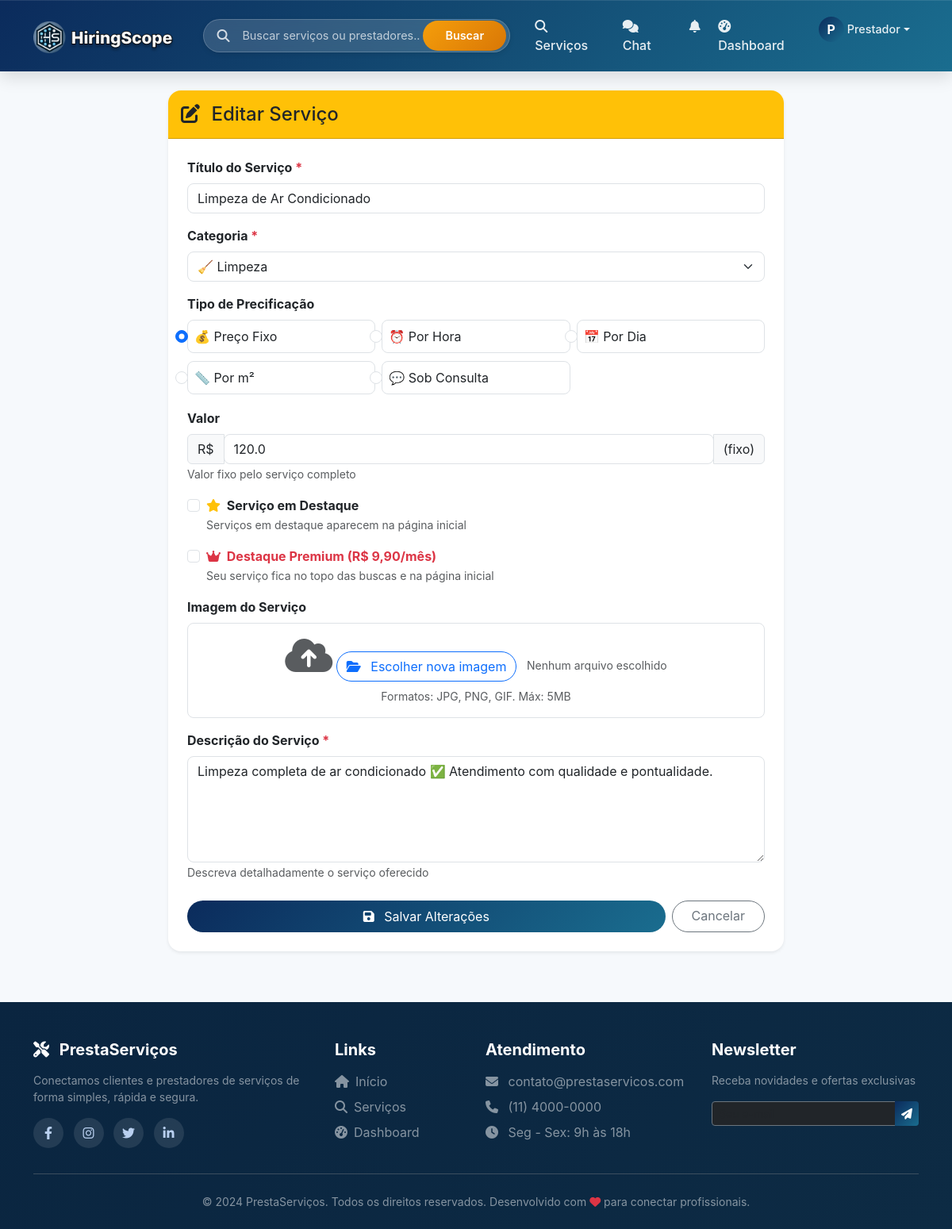
The app's page /servico/editar/46 (signed in) with its own data.
### models.py (models this page shows, shortened)
class Usuario(UserMixin, db.Model):
    __tablename__ = 'usuarios'
    id = db.Column(db.Integer, primary_key=True)
    nome = db.Column(db.String(100), nullable=False)
    email = db.Column(db.String(100), unique=True, nullable=False)
    senha_hash = db.Column(db.String(200), nullable=False)
    telefone = db.Column(db.String(20))
    tipo = db.Column(db.String(20), nullable=False)  # cliente, prestador
    is_admin = db.Column(db.Boolean, default=False)
    data_cadastro = db.Column(db.DateTime, default=datetime.utcnow)
    foto_perfil = db.Column(db.String(200), default='default.jpg')
    foto_url = db.Column(db.String(500), nullable=True)
    descricao = db.Column(db.Text)
    servicos_oferecidos = db.relationship('Servico', back_populates='prestador', lazy=True)
    avaliacoes_recebidas = db.relationship('Avaliacao', foreign_keys='Avaliacao.prestador_id', back_populates='prestador', lazy=True)
    avaliacoes_feitas = db.relationship('Avaliacao', foreign_keys='Avaliacao.cliente_id', back_populates='cliente', lazy=True)
    favoritos = db.relationship('Favorito', foreign_keys='Favorito.cliente_id', back_populates='cliente', lazy=True)
    contratos_como_cliente = db.relationship('Contrato', foreign_keys='Contrato.cliente_id', back_populates='cliente', lazy=True)
    contratos_como_prestador = db.relationship('Contrato', foreign_keys='Contrato.prestador_id', back_populates='prestador', lazy=True)

class Servico(db.Model):
    __tablename__ = 'servicos'
    id = db.Column(db.Integer, primary_key=True)
    prestador_id = db.Column(db.Integer, db.ForeignKey('usuarios.id'), nullable=False)
    titulo = db.Column(db.String(200), nullable=False)
    descricao = db.Column(db.Text, nullable=False)
    categoria = db.Column(db.String(100))
    tipo_preco = db.Column(db.String(20), default='fixo')  # fixo, hora, dia, metro, consulta
    preco = db.Column(db.Float)
    destaque = db.Column(db.Boolean, default=False)
    destaque_pago = db.Column(db.Boolean, default=False)
    destaque_data_fim = db.Column(db.DateTime, nullable=True)
    plano_destaque = db.Column(db.String(20), nullable=True)  # 'basico', 'pro'
    data_postagem = db.Column(db.DateTime, default=datetime.utcnow)
    imagem_base64 = db.Column(db.Text, nullable=True)
    prestador = db.relationship('Usuario', foreign_keys=[prestador_id], back_populates='servicos_oferecidos')
    solicitacoes = db.relationship('Solicitacao', back_populates='servico', lazy=True)
    avaliacoes = db.relationship('Avaliacao', back_populates='servico', lazy=True)
    contratos = db.relationship('Contrato', back_populates='servico', lazy=True)

### routes/servico_routes.py (the view, shortened to what this page needs)
@servico_bp.route('/editar/<int:id>', methods=['GET', 'POST'])
@login_required
def editar(id):
    servico = Servico.query.get_or_404(id)
    if servico.prestador_id != current_user.id:
        flash('Você não tem permissão para editar este serviço', 'danger')
        return redirect(url_for('servico.detalhe', id=id))
    return render_template('editar_servico.html', servico=servico, now=datetime.utcnow())

### templates/editar_servico.html (shortened to what this page needs)
{% extends "base.html" %}
{% block content %}
<div class="container mt-4" style="max-width: 800px;">
    <div class="card shadow-sm border-0 rounded-4">
        <div class="card-header bg-warning text-dark rounded-top-4 py-3">
            <h4 class="mb-0">
                <i class="fas fa-edit me-2"></i>
                Editar Serviço
            </h4>
        </div>
        <div class="card-body p-4">
            <form method="POST" enctype="multipart/form-data">
                <div class="mb-3">
                    <label class="form-label fw-bold">Título do Serviço <span class="text-danger">*</span></label>
                    <input type="text" name="titulo" class="form-control rounded-3" value="{{ servico.titulo }}" required>
                </div>
                <div class="mb-3">
                    <label class="form-label fw-bold">Categoria <span class="text-danger">*</span></label>
                    <select name="categoria" class="form-select rounded-3" required>
                        <option value="Limpeza" {% if servico.categoria == 'Limpeza' %}selected{% endif %}>🧹 Limpeza</option>
                    </select>
                </div>
                <div class="mb-3">
                    <label class="form-label fw-bold">Tipo de Precificação</label>
                    <div class="row g-2">
                        <div class="col-md-4">
                            <div class="form-check p-2 border rounded-3">
                                <input class="form-check-input" type="radio" name="tipo_preco" id="precoFixo" value="fixo" {% if servico.tipo_preco == 'fixo' or not servico.tipo_preco %}checked{% endif %}>
                                <label class="form-check-label" for="precoFixo">💰 Preço Fixo</label>
                            </div>
                        </div>
                        <div class="col-md-4">
                            <div class="form-check p-2 border rounded-3">
                                <input class="form-check-input" type="radio" name="tipo_preco" id="precoHora" value="hora" {% if servico.tipo_preco == 'hora' %}checked{% endif %}>
                                <label class="form-check-label" for="precoHora">⏰ Por Hora</label>
                            </div>
                        </div>
                        <div class="col-md-4">
                            <div class="form-check p-2 border rounded-3">
                                <input class="form-check-input" type="radio" name="tipo_preco" id="precoDia" value="dia" {% if servico.tipo_preco == 'dia' %}checked{% endif %}>
                                <label class="form-check-label" for="precoDia">📅 Por Dia</label>
                            </div>
                        </div>
                        <div class="col-md-4">
                            <div class="form-check p-2 border rounded-3">
                                <input class="form-check-input" type="radio" name="tipo_preco" id="precoMetro" value="metro" {% if servico.tipo_preco == 'metro' %}checked{% endif %}>
                                <label class="form-check-label" for="precoMetro">📏 Por m²</label>
                            </div>
                        </div>
                        <div class="col-md-4">
                            <div class="form-check p-2 border rounded-3">
                                <input class="form-check-input" type="radio" name="tipo_preco" id="precoConsulta" value="consulta" {% if servico.tipo_preco == 'consulta' %}checked{% endif %}>
                                <label class="form-check-label" for="precoConsulta">💬 Sob Consulta</label>
                            </div>
                        </div>
                    </div>
                </div>
                <div class="mb-3" id="campoPreco">
                    <label class="form-label fw-bold">Valor</label>
                    <div class="input-group">
                        <span class="input-group-text">R$</span>
                        <input type="number" name="preco" id="precoInput" class="form-control rounded-3" step="0.01" value="{{ servico.preco }}" placeholder="Ex: 150.00">
                        <span class="input-group-text" id="unidadePreco"></span>
                    </div>
                    <small class="text-muted" id="descricaoPreco">Deixe em branco se for "preço sob consulta"</small>
                </div>
                <div class="mb-3">
                    <div class="form-check">
                        <input class="form-check-input" type="checkbox" name="destaque" id="destaqueCheck" {% if servico.destaque %}checked{% endif %}>
                        <label class="form-check-label fw-bold" for="destaqueCheck">
                            <i class="fas fa-star text-warning me-1"></i> Serviço em Destaque
                        </label>
                        <br>
                        <small class="text-muted">Serviços em destaque aparecem na página inicial</small>
                    </div>
                </div>
                <div class="mb-3">
                    <div class="form-check">
                        <input class="form-check-input" type="checkbox" name="destaque_pago" id="destaquePagoCheck" {% if servico.destaque_pago and servico.destaque_data_fim and servico.destaque_data_fim > now %}checked{% endif %}>
                        <label class="form-check-label fw-bold text-danger" for="destaquePagoCheck">
                            <i class="fas fa-crown me-1"></i> Destaque Premium (R$ 9,90/mês)
                        </label>
                        <br>
                        <small class="text-muted">Seu serviço fica no topo das buscas e na página inicial</small>
                    </div>
                </div>
                <div class="mb-3">
                    <label class="form-label fw-bold">Imagem do Serviço</label>
                    <div class="border rounded-3 p-3 text-center">
                        <i class="fas fa-cloud-upload-alt fa-3x text-muted mb-2"></i>
                        <button type="button" class="btn btn-outline-primary rounded-pill" onclick="document.getElementById('imagemInput').click()">
                            <i class="fas fa-folder-open me-2"></i> Escolher nova imagem
                        </button>
                        <span id="nomeArquivo" class="ms-2 text-muted small">Nenhum arquivo escolhido</span>
                        <small class="text-muted d-block mt-2">Formatos: JPG, PNG, GIF. Máx: 5MB</small>
                    </div>
                </div>
                <div class="mb-3">
                    <label class="form-label fw-bold">Descrição do Serviço <span class="text-danger">*</span></label>
                    <textarea name="descricao" class="form-control rounded-3" rows="5" required>{{ servico.descricao }}</textarea>
                    <small class="text-muted">Descreva detalhadamente o serviço oferecido</small>
                </div>
                <div class="d-flex gap-2 mt-4">
                    <button type="submit" class="btn btn-primary flex-grow-1 py-2 rounded-pill">
                        <i class="fas fa-save me-2"></i> Salvar Alterações
                    </button>
                    <a href="{{ url_for('servico.detalhe', id=servico.id) }}" class="btn btn-outline-secondary px-4 rounded-pill">
                        Cancelar
                    </a>
                </div>
            </form>
        </div>
    </div>
</div>
{% endblock %}

### templates/components/base/navbar.html (shortened to what this page needs)
<nav class="navbar navbar-expand-lg navbar-dark sticky-top">
    <div class="container">
        <a class="navbar-brand" href="{{ url_for('main.index') }}">
            <img src="{{ url_for('static', filename='img/logo.png') }}"
                 alt="PrestaServiços"
                 class="navbar-logo"
                 style="height: 42px;"
                 onerror="this.onerror=null; this.parentNode.innerHTML='<i class=\'fas fa-tools me-2\'></i> PrestaServiços';">
        </a>
        <div class="search-bar-desktop d-none d-lg-block">
            <div class="search-bar-wrapper">
                <div class="search-icon"><i class="fas fa-search"></i></div>
                <input type="text" id="globalSearchInput" class="search-input" placeholder="Buscar serviços ou prestadores...">
                <button id="globalSearchBtn" class="search-btn">Buscar</button>
            </div>
        </div>
        <div class="collapse navbar-collapse" id="navbarNav">
            <ul class="navbar-nav ms-auto">
                <li class="nav-item">
                    <a class="nav-link" href="{{ url_for('servico.lista') }}">
                        <i class="fas fa-search me-1"></i> Serviços
                    </a>
                </li>
                {% if current_user.is_authenticated %}
                    <li class="nav-item position-relative">
                        <a class="nav-link chat-link" href="{{ url_for('chat.index') }}">
                            <i class="fas fa-comments me-1"></i> Chat
                        </a>
                    </li>
                    <li class="nav-item dropdown">
                        <a class="nav-link" href="#" id="notificationDropdown" role="button" data-bs-toggle="dropdown">
                            <i class="fas fa-bell"></i>
                        </a>
                    </li>
                    <li class="nav-item">
                        <a class="nav-link" href="{{ url_for('main.dashboard') }}">
                            <i class="fas fa-tachometer-alt me-1"></i> Dashboard
                        </a>
                    </li>
                    <li class="nav-item dropdown">
                        <a class="nav-link dropdown-toggle d-flex align-items-center" href="#" id="userDropdown" role="button" data-bs-toggle="dropdown">
                            {% if current_user.foto_url %}
                                <img src="{{ current_user.foto_url }}" class="user-avatar-nav" alt="Avatar" onerror="this.style.display='none'; this.parentNode.querySelector('.user-avatar-nav-placeholder').style.display='inline-flex';">
                                <div class="user-avatar-nav-placeholder" style="display: none;">{{ current_user.nome[0]|upper }}</div>
                            {% else %}
                                <div class="user-avatar-nav-placeholder">{{ current_user.nome[0]|upper }}</div>
                            {% endif %}
                            <span class="user-name-nav ms-1">{{ current_user.nome.split()[0] }}</span>
                        </a>
                    </li>
                {% endif %}
            </ul>
        </div>
    </div>
</nav>

### records on screen
Usuario: nome "P", nome "Prestador"
Servico: titulo "Limpeza de Ar Condicionado", categoria "🧹 Limpeza", tipo_preco "☑ 💰 Preço Fixo", tipo_preco "☐ ⏰ Por Hora", tipo_preco "☐ 📅 Por Dia", tipo_preco "☐ 📏 Por m²", tipo_preco "☐ 💬 Sob Consulta", preco "120.0", descricao "Limpeza completa de ar condicionado ✅ Atendimento com qualidade e pontualidade."
